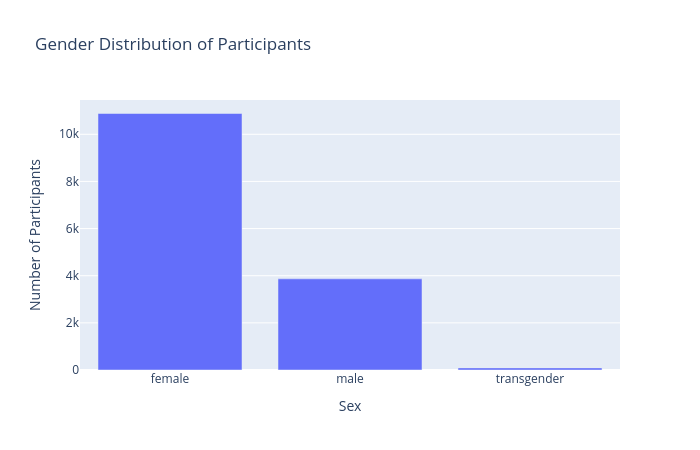

Notebook code cell kept with this figure:
### Code cell
sex_counts = df["sex"].value_counts().reset_index()
sex_counts.columns = ["Sex", "Count"]

fig = px.bar(
    sex_counts,
    x="Sex",
    y="Count",
    title="Gender Distribution of Participants",
    labels={"Sex": "Sex", "Count": "Number of Participants"}
)

fig.update_layout(
    width=700,
    height=450
)

fig.show()

### Figure 1 — Plotly figure (JSON) as saved in the notebook; plotly's stock layout.template omitted (floating-point values rounded to 4 significant figures)
{"data": [{"hovertemplate": "Sex=%{x}<br>Number of Participants=%{y}<extra></extra>", "legendgroup": "", "marker": {"color": "#636efa", "pattern": {"shape": ""}}, "name": "", "orientation": "v", "showlegend": false, "textposition": "auto", "type": "bar", "x": ["female", "male", "transgender"], "xaxis": "x", "y": [10882, 3868, 90], "yaxis": "y"}], "layout": {"barmode": "relative", "height": 450, "legend": {"tracegroupgap": 0}, "title": {"text": "Gender Distribution of Participants"}, "width": 700, "xaxis": {"anchor": "y", "domain": [0, 1], "title": {"text": "Sex"}}, "yaxis": {"anchor": "x", "domain": [0, 1], "title": {"text": "Number of Participants"}}}}
